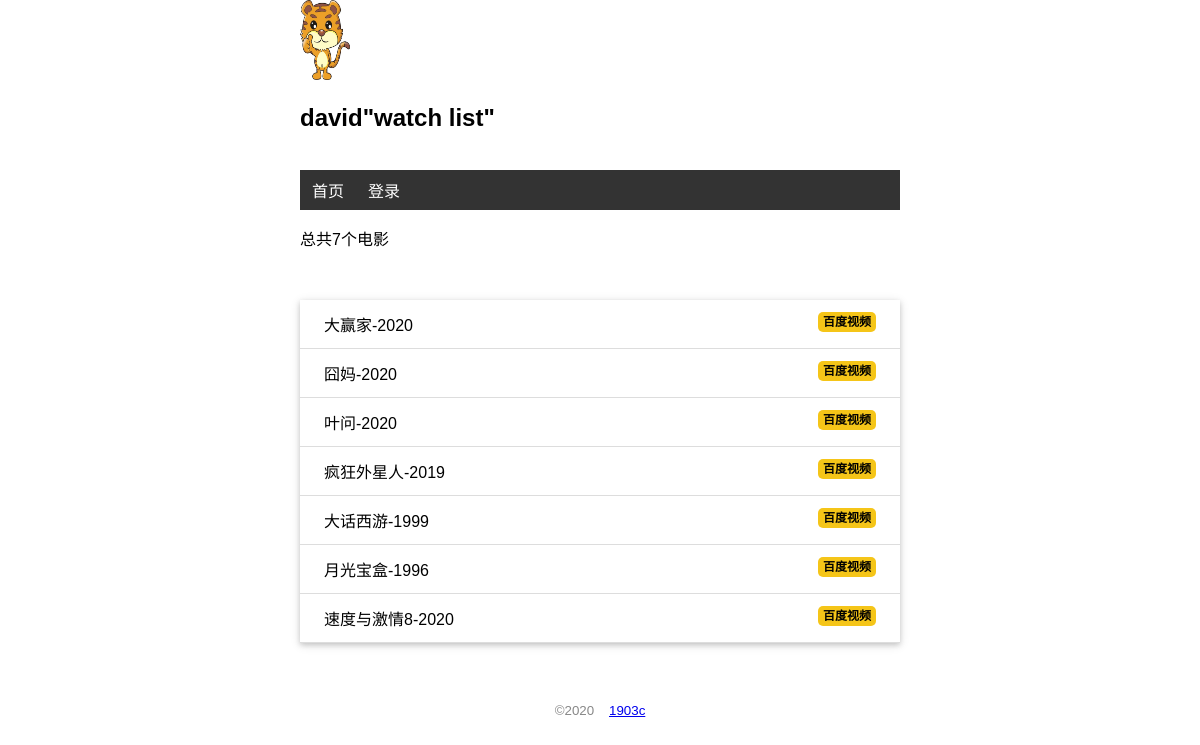
The page / on the database its author committed.
### watchlist/models.py (models this page shows, shortened)
class User(db.Model, UserMixin):
    id = db.Column(db.Integer, primary_key=True)
    name = db.Column(db.String(20))
    username = db.Column(db.String(20))
    password_hash = db.Column(db.String(128))

class Movie(db.Model):
    id = db.Column(db.Integer, primary_key=True)
    title = db.Column(db.String(60))
    year = db.Column(db.String(4))

### watchlist/views.py (the view, shortened to what this page needs)
@app.route("/", methods=["POST", "GET"])
def index():
    movies = Movie.query.all()
    return render_template("index.html", movies=movies)

### watchlist/__init__.py (called while the page is built)
@app.context_processor
def common_user():
    from watchlist.models import User
    user = User.query.first()
    return dict(user=user)

### watchlist/templates/index.html (shortened to what this page needs)
{% extends 'base.html' %}
{% block content %}
<p>
    总共{{ movies|length }}个电影
</p> <br>
<ul class="movie-list">
    {% for movie in movies %}
    <li>
        {{ movie.title }}-{{ movie.year }}
        <span class='float-right'>
            <a class='baidu' href="http://v.baidu.com/v?word={{ movie.title }}&ct=301989888&rn=67&pn=0&db=0&s=0&fbl=800&ie=utf-8&oq={{ movie.title }}&f=3&rsp=0" target="_blank">百度视频</a>
        </span>
    </li>
    {% endfor %}
</ul> <br>
{% endblock %}

### watchlist/templates/base.html (shortened to what this page needs)
<!DOCTYPE html>
<html lang="zh">
<head>
    {% block head %}
    <link rel="stylesheet" href="{{ url_for('static', filename='css/index.css') }}">
    {% endblock %}
</head>
<body>
    <img class="pic" src="{{ url_for('static', filename='img/1.jpg') }}" alt="头像"> <br>
    <h2>{{ user.name }}"watch list"</h2>  <br>
    <nav>
        <ul>
            <li>
                <a href="{{ url_for('index') }}">首页</a>
            </li>
            {% if not current_user.is_authenticated %}
            <li>
                <a href="{{ url_for('login') }}">登录</a>
            </li>
            {% else %}
            <li>
                <a href="{{ url_for('login') }}">{{ current_user.name }}</a>
            </li>
            {% endif %}
        </ul>
    </nav>
    {% block content %}
    {% endblock %}
    <footer>
        <small> &copy;2020 &nbsp;&nbsp;&nbsp;<a href="#">1903c</a> </small>
    </footer>
</body>
</html>

### watchlist/static/css/index.css (style rules this page uses)
body { margin: 0 auto; max-width: 600px; font-size: 16px; font-family: Arial, Helvetica, sans-serif; }
footer { color: #888; margin-top: 20px; text-align: center; padding: 10px; }
.pic { width: 50px; height: 80px; }
.movie-list { list-style-type: none; padding: 0; margin-bottom: 10px; box-shadow: 0 2px 5px 0 rgba(0, 0, 0, 0.16), 0 2px 10px 0 rgba(0, 0, 0, 0.12); }
.movie-list li { padding: 12px 24px; border-bottom: 1px solid #dddddd; }
nav ul { list-style-type: none; margin: 0; padding: 0; overflow: hidden; background-color: #333333; }
nav li { float: left; }
nav li a { display: block; color: white; text-align: center; padding: 8px 12px; text-decoration: none; }
.float-right { float: right; }
.baidu { font-size: 12px; font-weight: bold; color: black; text-decoration: none; background: #f5c518; border-radius: 5px; padding: 3px 5px; }

### rows shown on the page
User: name "david"
Movie: title "大赢家", year "2020"
Movie: title "囧妈", year "2020"
Movie: title "叶问", year "2020"
Movie: title "疯狂外星人", year "2019"
Movie: title "大话西游", year "1999"
Movie: title "月光宝盒", year "1996"
Movie: title "速度与激情8", year "2020"

### other values the page prints
{{ movies|length }} "7"
